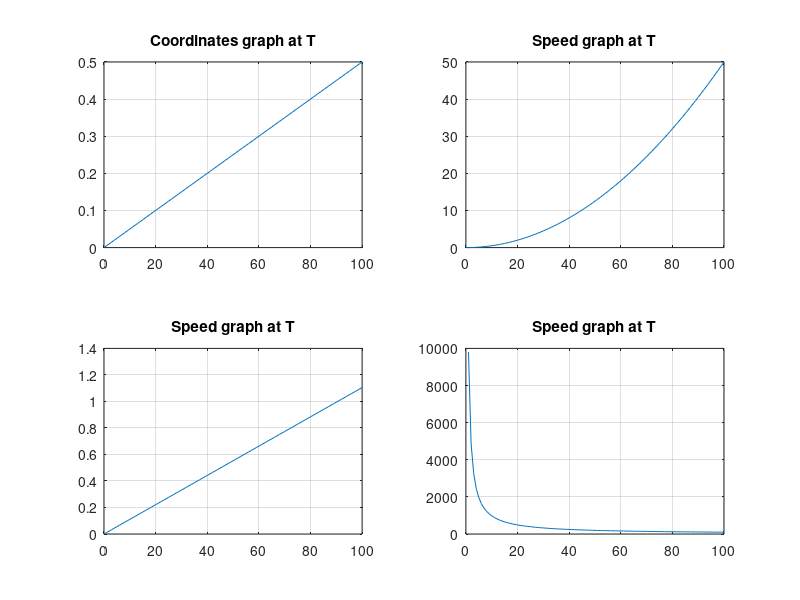

MATLAB code to generate this figure:
%% Input Parameters
v=0:100;
t=v;
g=9.8;
h=10000;
r = 1
Mass = 0.1
C = 0.47
T = 200
p0=0.006*10^5 
S=pi*r^2
Air_drag =-0.5.*C.*S.*p0
 
%% Calculation
x= v./T;
VelocityWRTx=v.*x;
accelerationWRTx=VelocityWRTx./T;
KE=0.5.*Mass.*C.^2.*v;
PE= Mass.*g.*h./v
%% Plotting
subplot(2,2,1)
plot(t,x)
grid on
title('Coordinates graph at T')
subplot(2,2,2)
plot(t,VelocityWRTx)
grid on
title('Speed graph at T')
subplot(2,2,3)
plot(t,KE)
grid on
title('Speed graph at T')
subplot(2,2,4)
plot(t,PE)
title('Speed graph at T')
grid on